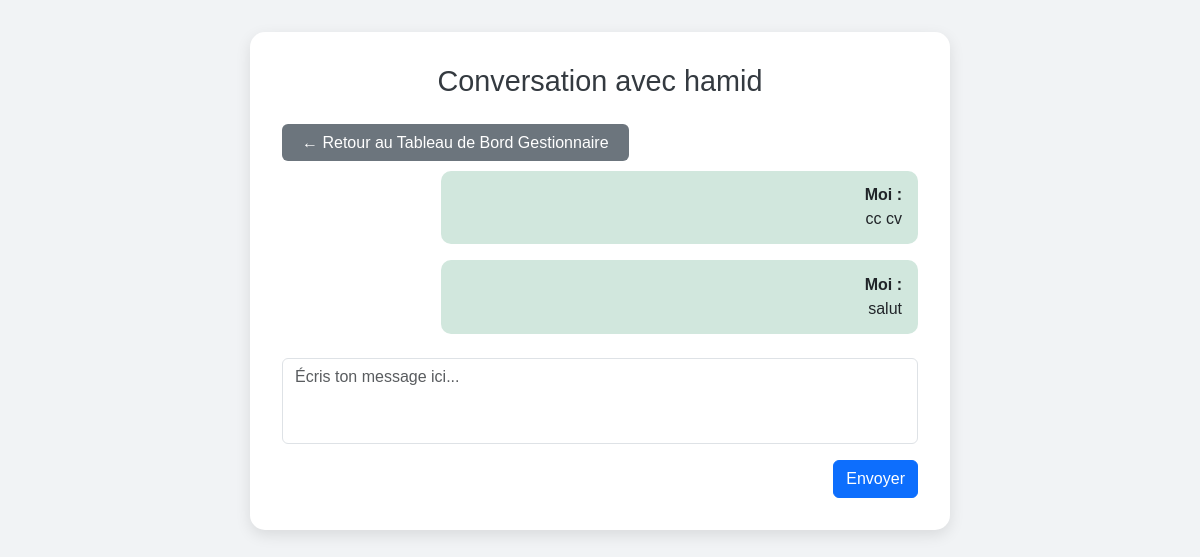
The app's page /conv/14/ (signed in) with its own data.
### inventory/models.py (models this page shows, shortened)
class CustomUser(AbstractUser):
    ROLE_CHOICES = [
        ('admin', 'Administrateur'),
        ('gestionnaire', 'Gestionnaire de stock'),
        ('employe', 'Employé'),
        ('fournisseur', 'Fournisseur'),
    ]
    role = models.CharField(max_length=20, choices=ROLE_CHOICES)
    phone_number = models.CharField(max_length=15, blank=True, null=True)
    secondary_email = models.EmailField(
        "Email secondaire (2FA)",
        max_length=254,
        blank=True,
        null=True,
        unique=True,
        help_text="Adresse e-mail ajoutée via la procédure 2FA"
    )

class Message(models.Model):
    sender    = models.ForeignKey(CustomUser, on_delete=models.CASCADE, related_name='sent_messages')
    receiver  = models.ForeignKey(CustomUser, on_delete=models.CASCADE, related_name='received_messages')
    content   = models.TextField()
    timestamp = models.DateTimeField(auto_now_add=True)
    is_read   = models.BooleanField(default=False)

### inventory/views.py (the view)
# urls.py: path('conv/<int:user_id>/', conversation, name='conv'),
@login_required
def conversation(request, user_id):
    current, other = request.user, get_object_or_404(CustomUser, id=user_id)
    if request.method == 'POST':
        content = request.POST.get('content')
        if content:
            Message.objects.create(sender=current, receiver=other, content=content)
            return redirect('conv', user_id=other.id)
    qs = Message.objects.filter(
        (Q(sender=current)&Q(receiver=other))|
        (Q(sender=other)&Q(receiver=current))
    ).order_by('timestamp')
    paginator = Paginator(qs, 10)
    page = request.GET.get('page')
    messages_page = paginator.get_page(page)
    return render(request, 'conversation.html', {'other_user': other, 'messages': messages_page})

### templates/conversation.html (shortened to what this page needs)
<!DOCTYPE html>
<html lang="en">
<head>
  <link href="https://cdn.jsdelivr.net/npm/bootstrap@5.3.2/dist/css/bootstrap.min.css" rel="stylesheet">
</head>
<body>
<div class="chat-container">
  <h1>Conversation avec {{ other_user.username }}</h1>
  <div class="mb-3">
    {% if user.is_authenticated %}
      {% if user.role == 'employe' %}
        <a href="{% url 'dashboard_employe' %}" class="btn-back">← Retour au Tableau de Bord Employé</a>
      {% if user.role == 'admin' %}
      <a href="{% url 'base_site' %}" class="btn-back">← Retour au Tableau de Bord Admin</a>
      {% endif %}
      {% elif user.role == 'gestionnaire' %}
        <a href="{% url 'dashboard_gestionnaire' %}" class="btn-back">← Retour au Tableau de Bord Gestionnaire</a>
      {% else %}
        <a href="javascript:history.back()" class="btn-back">← Retour</a>
      {% endif %}
    {% else %}
      <a href="{% url 'login' %}" class="btn-back">Se connecter</a>
    {% endif %}
  </div>
  <div class="mb-4">
    {% for message in messages %}
      {% if message.sender == request.user %}
        <div class="message sent">
          <strong>Moi :</strong><br> {{ message.content }}
        </div>
      {% else %}
        <div class="message received">
          <strong>{{ other_user.username }} :</strong><br> {{ message.content }}
        </div>
      {% endif %}
    {% empty %}
      <p class="text-center text-muted">Aucun message pour l'instant.</p>
    {% endfor %}
  </div>
  <form method="post">
    <div class="mb-3">
      <textarea name="content" class="form-control" rows="3" placeholder="Écris ton message ici..."></textarea>
    </div>
    <div class="text-end">
      <button type="submit" class="btn btn-primary">Envoyer</button>
    </div>
  </form>
</div>
</body>
</html>

### templates/conversation.html (style rules this page uses)
body { background: #f1f3f5; font-family: 'Poppins', sans-serif; padding: 2rem; }
.chat-container { background: white; border-radius: 15px; box-shadow: 0 5px 15px rgba(0,0,0,0.1); padding: 2rem; max-width: 700px; margin: auto; }
.message { margin-bottom: 1rem; padding: 0.8rem 1rem; border-radius: 10px; max-width: 75%; word-wrap: break-word; }
.sent { background-color: #d1e7dd; margin-left: auto; text-align: right; }
.form-control { resize: none; }
h1 { font-size: 1.8rem; margin-bottom: 2rem; text-align: center; color: #343a40; }
.btn-back { background-color: #6c757d; color: white; border: none; padding: 10px 20px; font-size: 1rem; border-radius: 0.375rem; text-decoration: none; transition: background-color 0.3s ease; }

### records on screen
CustomUser: username "hamid"
Message: content "cc cv"
Message: content "salut"
